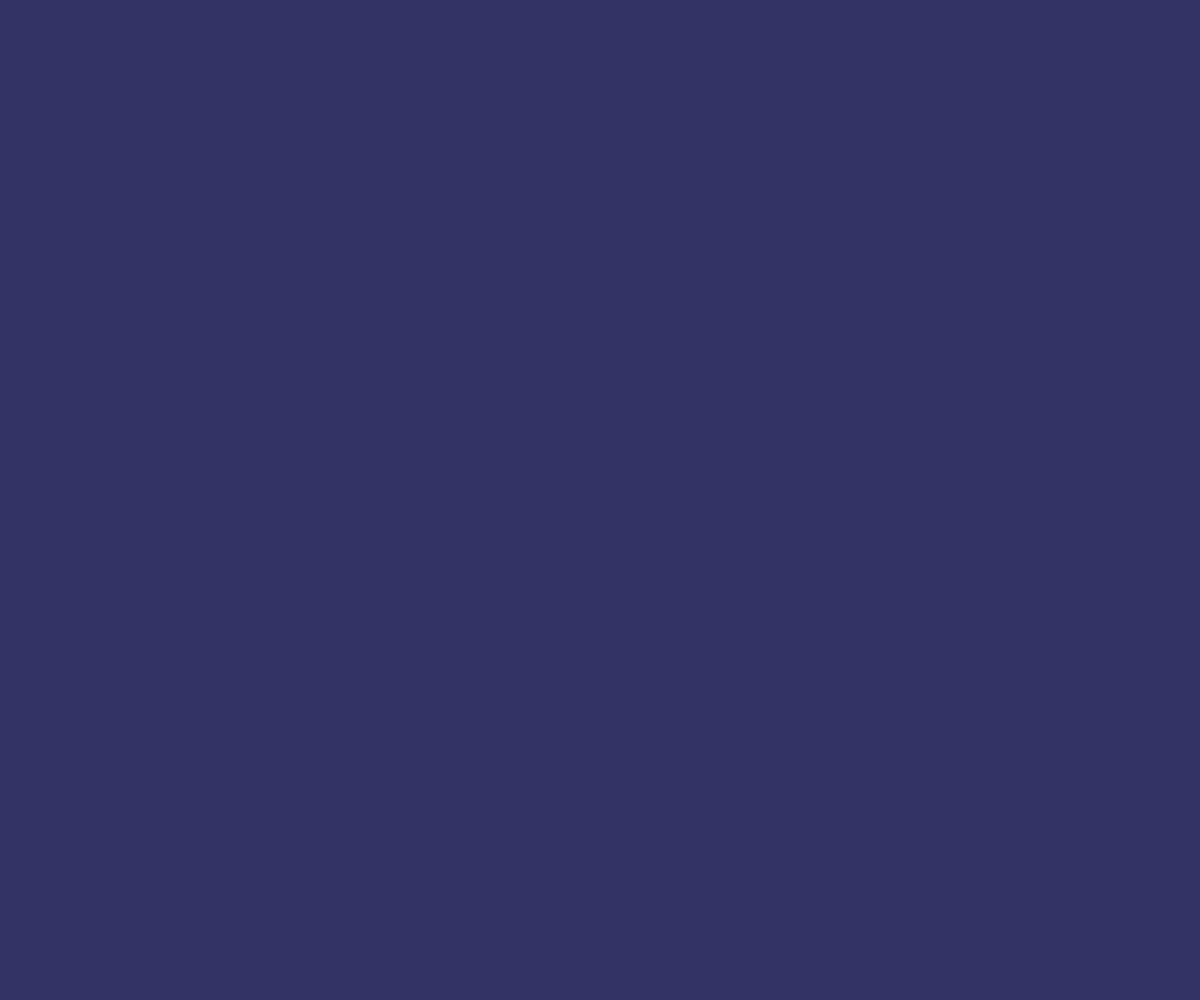
Frame 1 (no input)
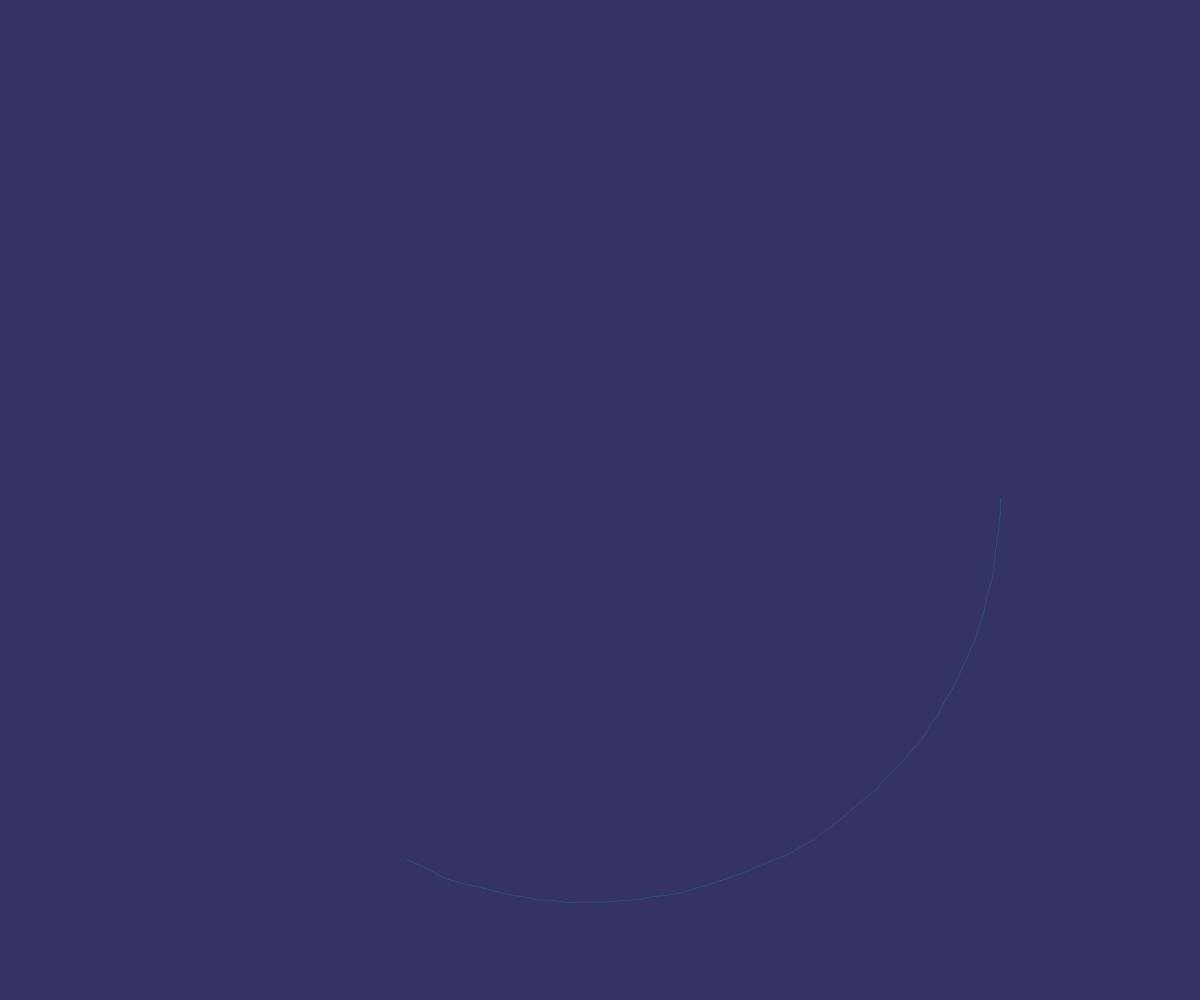
Frame 60 (no input)
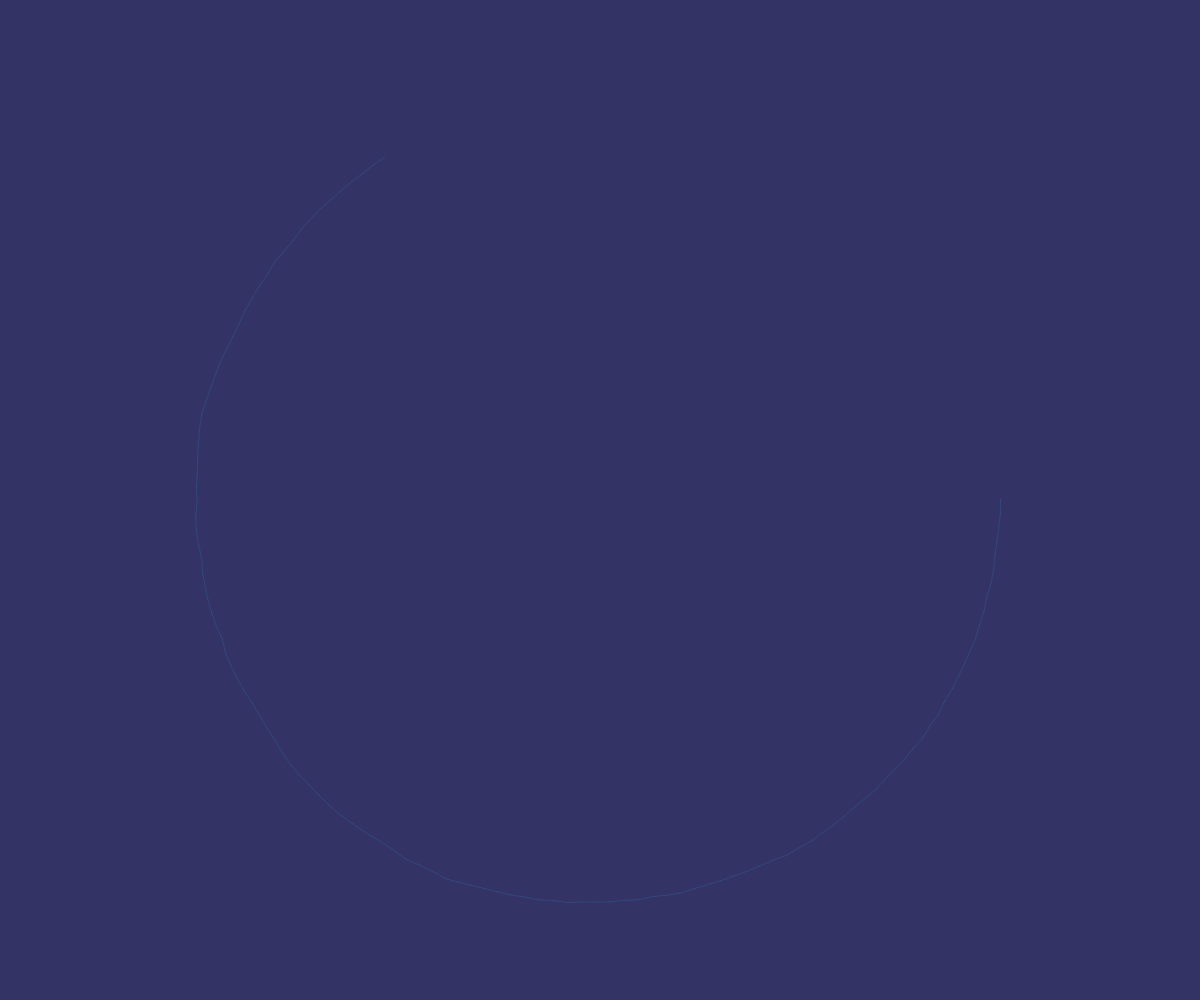
Frame 120 (the mouse pressed at the canvas centre since frame 60)

The p5.js sketch that drew these frames (run headless with seeded random() and noise() and a simulated clock; from frame 60 on, the mouse is pressed at the canvas centre):

// p5.js sketch
// ── sketch.js
"use strict"

const WHITE = "#336699";
const BLACK = "#333366";

let cX, cY, pX, pY, nX, nY;
let radius, deg;

function setup(){
	createCanvas(windowWidth, windowHeight);
	angleMode(DEGREES); frameRate(48);
	stroke(WHITE); strokeWeight(0.4);
	background(BLACK);

	cX = width / 2;
	cY = height / 2;

	nX = cX + radius * cos(deg);
	nY = cY + radius * sin(deg);
	nX = pX;
	nY = nY;

	radius = min(width, height) * 0.4;
	deg = 0;
}

function draw(){
	//background(BLACK);

	cX += random(-1, 1);
	cY += random(-1, 1);

	nX = cX + radius * cos(deg);
	nY = cY + radius * sin(deg);
	line(pX, pY, nX, nY);

	pX = nX;
	pY = nY;

	radius += random(-1, 1);
	deg += 2;
	
}
